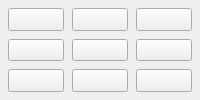
          <widget class="QWidget" name="outside_corners">
           <property name="sizePolicy">
            <sizepolicy hsizetype="Preferred" vsizetype="Preferred">
             <horstretch>0</horstretch>
             <verstretch>0</verstretch>
            </sizepolicy>
           </property>
           <property name="minimumSize">
            <size>
             <width>0</width>
             <height>0</height>
            </size>
           </property>
           <property name="maximumSize">
            <size>
             <width>16777215</width>
             <height>16777215</height>
            </size>
           </property>
           <layout class="QVBoxLayout" name="verticalLayout">
            <property name="spacing">
             <number>4</number>
            </property>
            <property name="leftMargin">
             <number>0</number>
            </property>
            <property name="topMargin">
             <number>0</number>
            </property>
            <property name="rightMargin">
             <number>0</number>
            </property>
            <property name="bottomMargin">
             <number>0</number>
            </property>
            <item>
             <widget class="QWidget" name="widget_outside" native="true">
              <property name="sizePolicy">
               <sizepolicy hsizetype="Preferred" vsizetype="Preferred">
                <horstretch>0</horstretch>
                <verstretch>0</verstretch>
               </sizepolicy>
              </property>
              <property name="minimumSize">
               <size>
                <width>0</width>
                <height>0</height>
               </size>
              </property>
              <property name="maximumSize">
               <size>
                <width>16777215</width>
                <height>16777215</height>
               </size>
              </property>
              <property name="styleSheet">
               <string notr="true"/>
              </property>
              <layout class="QGridLayout" name="gridLayout_7">
               <property name="leftMargin">
                <number>8</number>
               </property>
               <property name="topMargin">
                <number>8</number>
               </property>
               <property name="rightMargin">
                <number>8</number>
               </property>
               <property name="bottomMargin">
                <number>8</number>
               </property>
               <property name="spacing">
                <number>8</number>
               </property>
               <item row="1" column="4">
                <widget class="QPushButton" name="probe_z_minus_wco">
                 <property name="sizePolicy">
                  <sizepolicy hsizetype="Preferred" vsizetype="Preferred">
                   <horstretch>0</horstretch>
                   <verstretch>0</verstretch>
                  </sizepolicy>
                 </property>
                 <property name="minimumSize">
                  <size>
                   <width>0</width>
                   <height>0</height>
                  </size>
                 </property>
                 <property name="maximumSize">
                  <size>
                   <width>16777215</width>
                   <height>16777215</height>
                  </size>
                 </property>
                 <property name="toolTip">
                  <string>Probe Z down</string>
                 </property>
                 <property name="text">
                  <string/>
                 </property>
                 <property name="icon">
                  <iconset>
                   <normalon>basic_probe_icons/z_top.png</normalon>
                  </iconset>
                 </property>
                 <property name="iconSize">
                  <size>
                   <width>100</width>
                   <height>100</height>
                  </size>
                 </property>
                 <property name="probe" stdset="0">
                  <string>probe_down</string>
                 </property>
                 <attribute name="buttonGroup">
                  <string notr="true">outside_buttonGroup</string>
                 </attribute>
                </widget>
               </item>
               <item row="0" column="5">
                <widget class="QPushButton" name="probe_back_right_outside">
                 <property name="sizePolicy">
                  <sizepolicy hsizetype="Preferred" vsizetype="Preferred">
                   <horstretch>0</horstretch>
                   <verstretch>0</verstretch>
                  </sizepolicy>
                 </property>
                 <property name="minimumSize">
                  <size>
                   <width>0</width>
                   <height>0</height>
                  </size>
                 </property>
                 <property name="maximumSize">
                  <size>
                   <width>16777215</width>
                   <height>16777215</height>
                  </size>
                 </property>
                 <property name="toolTip">
                  <string>Back right outside corner</string>
                 </property>
                 <property name="text">
                  <string/>
                 </property>
                 <property name="icon">
                  <iconset>
                   <normalon>basic_probe_icons/back_right_corner_outside.png</normalon>
                  </iconset>
                 </property>
                 <property name="iconSize">
                  <size>
                   <width>100</width>
                   <height>100</height>
                  </size>
                 </property>
                 <property name="flat">
                  <bool>false</bool>
                 </property>
                 <property name="probe" stdset="0">
                  <string>probe_outside_xmym</string>
                 </property>
                 <attribute name="buttonGroup">
                  <string notr="true">outside_buttonGroup</string>
                 </attribute>
                </widget>
               </item>
               <item row="2" column="1">
                <widget class="QPushButton" name="probe_front_left_outside">
                 <property name="sizePolicy">
                  <sizepolicy hsizetype="Preferred" vsizetype="Preferred">
                   <horstretch>0</horstretch>
                   <verstretch>0</verstretch>
                  </sizepolicy>
                 </property>
                 <property name="minimumSize">
                  <size>
                   <width>0</width>
                   <height>0</height>
                  </size>
                 </property>
                 <property name="maximumSize">
                  <size>
                   <width>16777215</width>
                   <height>16777215</height>
                  </size>
                 </property>
                 <property name="toolTip">
                  <string>Front left outside corner</string>
                 </property>
                 <property name="text">
                  <string/>
                 </property>
                 <property name="icon">
                  <iconset>
                   <normalon>basic_probe_icons/front_left_corner_outside.png</normalon>
                  </iconset>
                 </property>
                 <property name="iconSize">
                  <size>
                   <width>100</width>
                   <height>100</height>
                  </size>
                 </property>
                 <property name="probe" stdset="0">
                  <string>probe_outside_xpyp</string>
                 </property>
                 <attribute name="buttonGroup">
                  <string notr="true">outside_buttonGroup</string>
                 </attribute>
                </widget>
               </item>
               <item row="1" column="1">
                <widget class="QPushButton" name="probe_left_outside">
                 <property name="sizePolicy">
                  <sizepolicy hsizetype="Preferred" vsizetype="Preferred">
                   <horstretch>0</horstretch>
                   <verstretch>0</verstretch>
                  </sizepolicy>
                 </property>
                 <property name="minimumSize">
                  <size>
                   <width>0</width>
                   <height>0</height>
                  </size>
                 </property>
                 <property name="maximumSize">
                  <size>
                   <width>16777215</width>
                   <height>16777215</height>
                  </size>
                 </property>
                 <property name="toolTip">
                  <string>Left outside edge</string>
                 </property>
                 <property name="text">
                  <string/>
                 </property>
                 <property name="icon">
                  <iconset>
                   <normalon>basic_probe_icons/left_side_edge.png</normalon>
                  </iconset>
                 </property>
                 <property name="iconSize">
                  <size>
                   <width>100</width>
                   <height>100</height>
                  </size>
                 </property>
                 <property name="probe" stdset="0">
                  <string>probe_xp</string>
                 </property>
                 <attribute name="buttonGroup">
                  <string notr="true">outside_buttonGroup</string>
                 </attribute>
                </widget>
               </item>
               <item row="2" column="4">
                <widget class="QPushButton" name="probe_front_outside">
                 <property name="sizePolicy">
                  <sizepolicy hsizetype="Preferred" vsizetype="Preferred">
                   <horstretch>0</horstretch>
                   <verstretch>0</verstretch>
                  </sizepolicy>
                 </property>
                 <property name="minimumSize">
                  <size>
                   <width>0</width>
                   <height>0</height>
                  </size>
                 </property>
                 <property name="maximumSize">
                  <size>
                   <width>16777215</width>
                   <height>16777215</height>
                  </size>
                 </property>
                 <property name="toolTip">
                  <string>Front outside edge</string>
                 </property>
                 <property name="text">
                  <string/>
                 </property>
                 <property name="icon">
                  <iconset>
                   <normalon>basic_probe_icons/front_middle_edge_outside.png</normalon>
                  </iconset>
                 </property>
                 <property name="iconSize">
                  <size>
                   <width>100</width>
                   <height>100</height>
                  </size>
                 </property>
                 <property name="probe" stdset="0">
                  <string>probe_yp</string>
                 </property>
                 <attribute name="buttonGroup">
                  <string notr="true">outside_buttonGroup</string>
                 </attribute>
                </widget>
               </item>
               <item row="1" column="5">
                <widget class="QPushButton" name="probe_right_outside">
                 <property name="sizePolicy">
                  <sizepolicy hsizetype="Preferred" vsizetype="Preferred">
                   <horstretch>0</horstretch>
                   <verstretch>0</verstretch>
                  </sizepolicy>
                 </property>
                 <property name="minimumSize">
                  <size>
                   <width>0</width>
                   <height>0</height>
                  </size>
                 </property>
                 <property name="maximumSize">
                  <size>
                   <width>16777215</width>
                   <height>16777215</height>
                  </size>
                 </property>
                 <property name="toolTip">
                  <string>Right outside edge</string>
                 </property>
                 <property name="text">
                  <string/>
                 </property>
                 <property name="icon">
                  <iconset>
                   <normalon>basic_probe_icons/right_side_edge.png</normalon>
                  </iconset>
                 </property>
                 <property name="iconSize">
                  <size>
                   <width>100</width>
                   <height>100</height>
                  </size>
                 </property>
                 <property name="probe" stdset="0">
                  <string>probe_xm</string>
                 </property>
                 <attribute name="buttonGroup">
                  <string notr="true">outside_buttonGroup</string>
                 </attribute>
                </widget>
               </item>
               <item row="0" column="4">
                <widget class="QPushButton" name="probe_back_outside">
                 <property name="sizePolicy">
                  <sizepolicy hsizetype="Preferred" vsizetype="Preferred">
                   <horstretch>0</horstretch>
                   <verstretch>0</verstretch>
                  </sizepolicy>
                 </property>
                 <property name="minimumSize">
                  <size>
                   <width>0</width>
                   <height>0</height>
                  </size>
                 </property>
                 <property name="maximumSize">
                  <size>
                   <width>16777215</width>
                   <height>16777215</height>
                  </size>
                 </property>
                 <property name="toolTip">
                  <string>Back outside edge</string>
                 </property>
                 <property name="text">
                  <string/>
                 </property>
                 <property name="icon">
                  <iconset>
                   <normalon>basic_probe_icons/back_middle_edge_outside.png</normalon>
                  </iconset>
                 </property>
                 <property name="iconSize">
                  <size>
                   <width>100</width>
                   <height>100</height>
                  </size>
                 </property>
                 <property name="flat">
                  <bool>false</bool>
                 </property>
                 <property name="probe" stdset="0">
                  <string>probe_ym</string>
                 </property>
                 <attribute name="buttonGroup">
                  <string notr="true">outside_buttonGroup</string>
                 </attribute>
                </widget>
               </item>
               <item row="2" column="5">
                <widget class="QPushButton" name="probe_front_right_outside">
                 <property name="sizePolicy">
                  <sizepolicy hsizetype="Preferred" vsizetype="Preferred">
                   <horstretch>0</horstretch>
                   <verstretch>0</verstretch>
                  </sizepolicy>
                 </property>
                 <property name="minimumSize">
                  <size>
                   <width>0</width>
                   <height>0</height>
                  </size>
                 </property>
                 <property name="maximumSize">
                  <size>
                   <width>16777215</width>
                   <height>16777215</height>
                  </size>
                 </property>
                 <property name="toolTip">
                  <string>Front right outside corner</string>
                 </property>
                 <property name="text">
                  <string/>
                 </property>
                 <property name="icon">
                  <iconset>
                   <normalon>basic_probe_icons/front_right_corner_outside.png</normalon>
                  </iconset>
                 </property>
                 <property name="iconSize">
                  <size>
                   <width>100</width>
                   <height>100</height>
                  </size>
                 </property>
                 <property name="probe" stdset="0">
                  <string>probe_outside_xmyp</string>
                 </property>
                 <attribute name="buttonGroup">
                  <string notr="true">outside_buttonGroup</string>
                 </attribute>
                </widget>
               </item>
               <item row="0" column="1">
                <widget class="QPushButton" name="probe_back_left_outside">
                 <property name="sizePolicy">
                  <sizepolicy hsizetype="Preferred" vsizetype="Preferred">
                   <horstretch>0</horstretch>
                   <verstretch>0</verstretch>
                  </sizepolicy>
                 </property>
                 <property name="minimumSize">
                  <size>
                   <width>0</width>
                   <height>0</height>
                  </size>
                 </property>
                 <property name="maximumSize">
                  <size>
                   <width>16777215</width>
                   <height>16777215</height>
                  </size>
                 </property>
                 <property name="toolTip">
                  <string>Back left outside corner</string>
                 </property>
                 <property name="autoFillBackground">
                  <bool>false</bool>
                 </property>
                 <property name="icon">
                  <iconset>
                   <normalon>basic_probe_icons/back_left_corner_outside.png</normalon>
                  </iconset>
                 </property>
                 <property name="iconSize">
                  <size>
                   <width>100</width>
                   <height>100</height>
                  </size>
                 </property>
                 <property name="flat">
                  <bool>false</bool>
                 </property>
                 <property name="probe" stdset="0">
                  <string>probe_outside_xpym</string>
                 </property>
                 <attribute name="buttonGroup">
                  <string notr="true">outside_buttonGroup</string>
                 </attribute>
                </widget>
               </item>
              </layout>
             </widget>
            </item>
           </layout>
          </widget>
